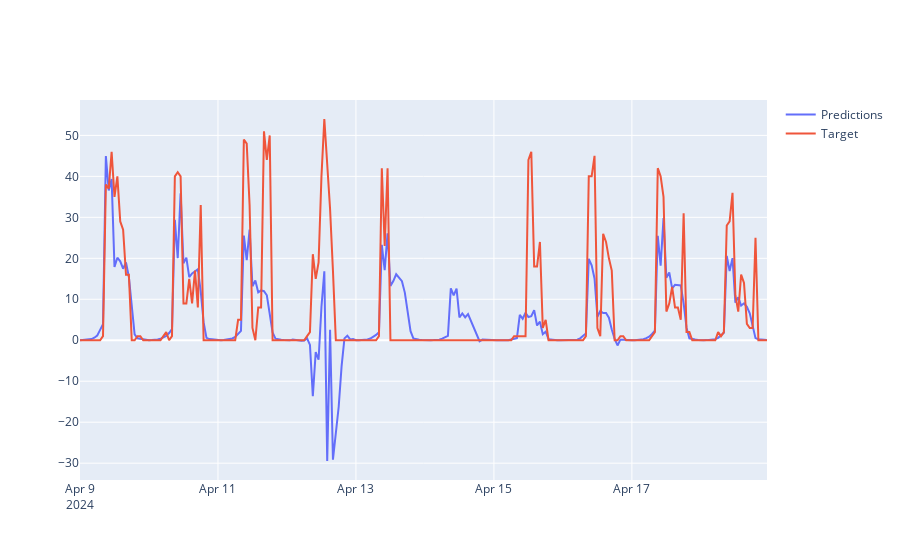

Notebook code for this chart:
### Code cell
fig = go.Figure()

x_axis = np.concatenate([pd.to_datetime(x)for x in predictions[0][2]])

fig.add_trace(
    go.Scatter(
        x=x_axis, 
        y=np.concatenate(predictions[0][0]),
        mode="lines",
        name="Predictions"))


fig.add_trace(
    go.Scatter(
        x=x_axis, 
        y=np.concatenate(predictions[0][1]),
        mode="lines",
        name="Target"))



fig.show()

### Figure 1 — Plotly figure (JSON) as saved in the notebook; plotly's stock layout.template omitted (floating-point values rounded to 4 significant figures; data arrays with more than 128 entries replaced by an {"elided": "..."} marker saying what was removed)
{"data": [{"mode": "lines", "name": "Predictions", "type": "scatter", "x": {"elided": "792 str values"}, "y": {"elided": "240 float values"}}, {"mode": "lines", "name": "Target", "type": "scatter", "x": {"elided": "792 str values"}, "y": {"elided": "240 int values"}}], "layout": {}}
